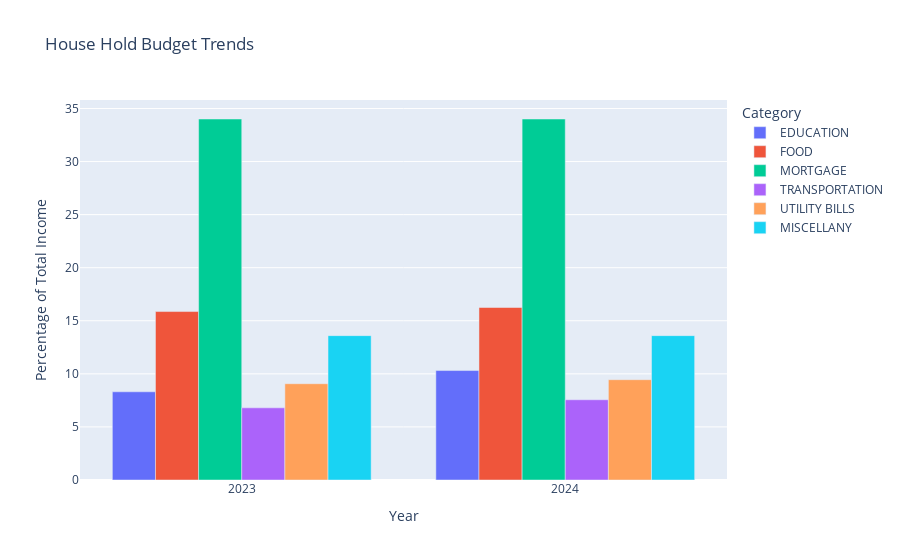

Here is the notebook cell this chart was saved with:
### Code cell
fig = px.bar(df_melted, x='YEAR', y='PERCENT', color='CATEGORY', title='House Hold Budget Trends', labels={'PERCENT': 'Percentage of Total Income', 'YEAR': 'Year', 'CATEGORY': 'Category'}, barmode='group', hover_data={'PERCENT': ':.2f%'})

fig.update_layout(hovermode='x unified')

fig.show()

### Figure 1 — Plotly figure (JSON) as saved in the notebook; plotly's stock layout.template omitted (floating-point values rounded to 4 significant figures)
{"data": [{"alignmentgroup": "True", "hovertemplate": "Category=EDUCATION<br>Year=%{x}<br>Percentage of Total Income=%{y:.2f%}<extra></extra>", "legendgroup": "EDUCATION", "marker": {"color": "#636efa", "pattern": {"shape": ""}}, "name": "EDUCATION", "offsetgroup": "EDUCATION", "orientation": "v", "showlegend": true, "textposition": "auto", "type": "bar", "x": [2023, 2024], "xaxis": "x", "y": [8.31, 10.31], "yaxis": "y"}, {"alignmentgroup": "True", "hovertemplate": "Category=FOOD<br>Year=%{x}<br>Percentage of Total Income=%{y:.2f%}<extra></extra>", "legendgroup": "FOOD", "marker": {"color": "#EF553B", "pattern": {"shape": ""}}, "name": "FOOD", "offsetgroup": "FOOD", "orientation": "v", "showlegend": true, "textposition": "auto", "type": "bar", "x": [2023, 2024], "xaxis": "x", "y": [15.87, 16.25], "yaxis": "y"}, {"alignmentgroup": "True", "hovertemplate": "Category=MORTGAGE<br>Year=%{x}<br>Percentage of Total Income=%{y:.2f%}<extra></extra>", "legendgroup": "MORTGAGE", "marker": {"color": "#00cc96", "pattern": {"shape": ""}}, "name": "MORTGAGE", "offsetgroup": "MORTGAGE", "orientation": "v", "showlegend": true, "textposition": "auto", "type": "bar", "x": [2023, 2024], "xaxis": "x", "y": [34.01, 34.01], "yaxis": "y"}, {"alignmentgroup": "True", "hovertemplate": "Category=TRANSPORTATION<br>Year=%{x}<br>Percentage of Total Income=%{y:.2f%}<extra></extra>", "legendgroup": "TRANSPORTATION", "marker": {"color": "#ab63fa", "pattern": {"shape": ""}}, "name": "TRANSPORTATION", "offsetgroup": "TRANSPORTATION", "orientation": "v", "showlegend": true, "textposition": "auto", "type": "bar", "x": [2023, 2024], "xaxis": "x", "y": [6.8, 7.56], "yaxis": "y"}, {"alignmentgroup": "True", "hovertemplate": "Category=UTILITY BILLS<br>Year=%{x}<br>Percentage of Total Income=%{y:.2f%}<extra></extra>", "legendgroup": "UTILITY BILLS", "marker": {"color": "#FFA15A", "pattern": {"shape": ""}}, "name": "UTILITY BILLS", "offsetgroup": "UTILITY BILLS", "orientation": "v", "showlegend": true, "textposition": "auto", "type": "bar", "x": [2023, 2024], "xaxis": "x", "y": [9.07, 9.45], "yaxis": "y"}, {"alignmentgroup": "True", "hovertemplate": "Category=MISCELLANY<br>Year=%{x}<br>Percentage of Total Income=%{y:.2f%}<extra></extra>", "legendgroup": "MISCELLANY", "marker": {"color": "#19d3f3", "pattern": {"shape": ""}}, "name": "MISCELLANY", "offsetgroup": "MISCELLANY", "orientation": "v", "showlegend": true, "textposition": "auto", "type": "bar", "x": [2023, 2024], "xaxis": "x", "y": [13.6, 13.6], "yaxis": "y"}], "layout": {"barmode": "group", "hovermode": "x unified", "legend": {"title": {"text": "Category"}, "tracegroupgap": 0}, "title": {"text": "House Hold Budget Trends"}, "xaxis": {"anchor": "y", "domain": [0, 1], "title": {"text": "Year"}}, "yaxis": {"anchor": "x", "domain": [0, 1], "title": {"text": "Percentage of Total Income"}}}}
